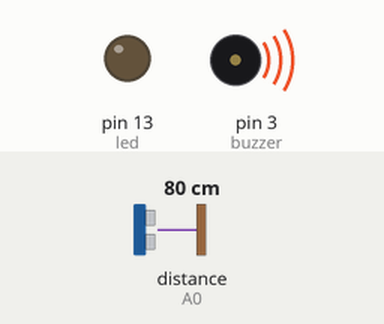
Bench run of a sketch on a simulated Arduino Uno, built with avr-gcc and run on an emulated ATmega328P. Parts: output pins drawn as LEDs (lit = HIGH), buzzer (waves = sounding). Wiring (inferred from the names in the program): ultrasonic range finder: trigger pin 10; echo A0. Inputs (shaded band) come from the test bench; at power-on: distance to the obstacle (sensor on A0) 80 cm. The echo pulse lasts 58.3 µs per cm; pins used as bus, display or sensor lines are not drawn.

Above: at 1.2 s.
1.3 s: distance to the obstacle (sensor on A0) set to 98 cm
At 2.2 s:
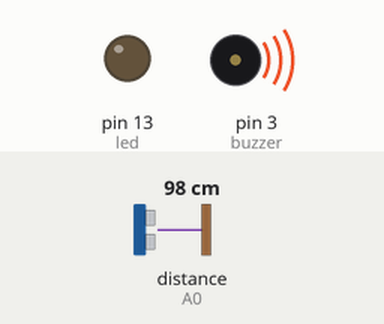
3.1 s: distance to the obstacle (sensor on A0) set to 104 cm
At 4.7 s:
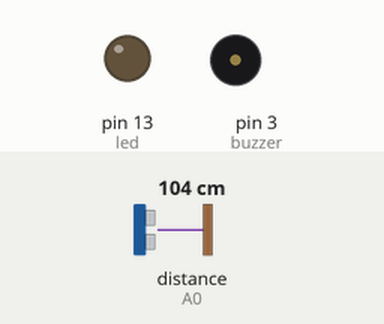
5.2 s: distance to the obstacle (sensor on A0) set to 2 cm
At 6.1 s:
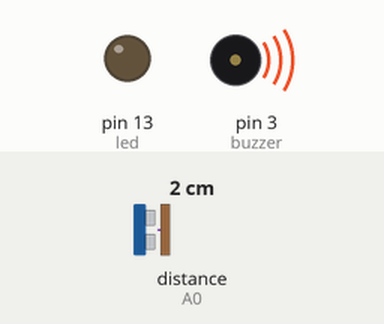
6.7 s: distance to the obstacle (sensor on A0) set to 120 cm
At 8.5 s:
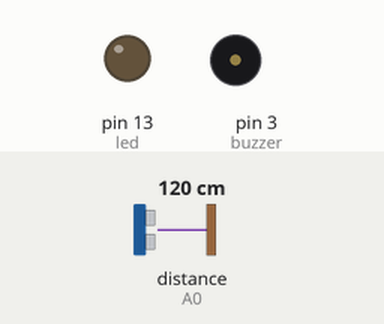
Timing chart, 0 to 9.9 s (numbered marks = the images above; inputs shaded):
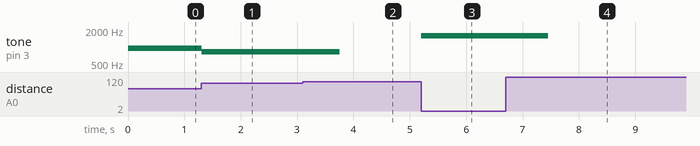

The sketch:

theremin.ino
```cpp
#define led 13
#define buzzer 3
#define echoPin A0
#define pingPin 10

int toneCounter = 0;

void setup() {
	// put your setup code here, to run once:
	Serial.begin(9600);

	pinMode(led, OUTPUT);
	pinMode(buzzer, OUTPUT);
	pinMode(pingPin, OUTPUT);
	pinMode(echoPin, INPUT);
}

void loop() {
	// put your main code here, to run repeatedly:
	long dist = msToCm(ping());

	if ( dist < 100.00 ) {
		toneCounter = 0;

		// 1    == min distance in cm
		// 100  == max distance in cm
		// 1500 == max frequency
		// 500  == min frequency
		int pitch = map(dist, 1, 100, 1568, 784);
		tone(buzzer, pitch);

	} else {
		toneCounter++;

		if ( toneCounter == 100 ) {
			toneCounter = 0;
			noTone(buzzer);
		}
	}
}

long ping() {
	long duration;

	digitalWrite(pingPin, LOW);
	delayMicroseconds(2);

	digitalWrite(pingPin, HIGH);
	delayMicroseconds(10);
	digitalWrite(pingPin, LOW);

	duration = pulseIn(echoPin, HIGH);

	return duration;
}

long msToCm(long microseconds) {
	return microseconds * .034 / 2;
}
```

Measured:
- the behaviour switches between 101 and 102 cm on distance to the obstacle (sensor on A0) (found by bisection; images 1 and 2)
- after the input at 1.3 s, tone on pin 3 (buzzer): 959 Hz → 816 Hz at once
- after the input at 3.1 s, tone on pin 3 (buzzer): 816 Hz → silent after 0.66 s
- after the input at 5.2 s, tone on pin 3 (buzzer): silent → 1568 Hz at once
- after the input at 6.7 s, tone on pin 3 (buzzer): 1568 Hz → silent after 0.75 s
